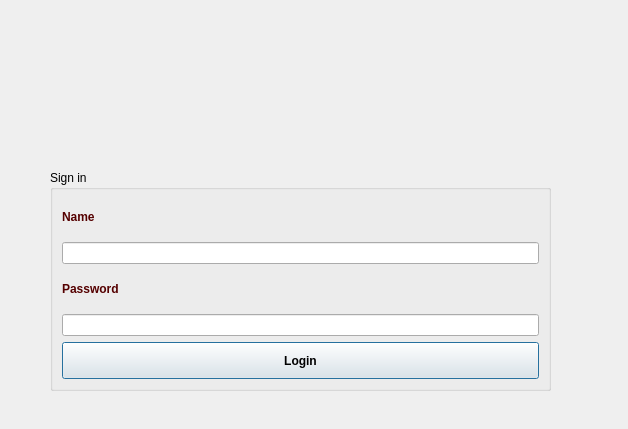
<?xml version="1.0" encoding="UTF-8"?>
<ui version="4.0">
 <class>Admin</class>
 <widget class="QDialog" name="Admin">
  <property name="geometry">
   <rect>
    <x>0</x>
    <y>0</y>
    <width>628</width>
    <height>429</height>
   </rect>
  </property>
  <property name="windowTitle">
   <string>Dialog</string>
  </property>
  <widget class="QGroupBox" name="groupBox">
   <property name="geometry">
    <rect>
     <x>50</x>
     <y>170</y>
     <width>501</width>
     <height>221</height>
    </rect>
   </property>
   <property name="title">
    <string>Sign in</string>
   </property>
   <layout class="QVBoxLayout" name="verticalLayout">
    <item>
     <widget class="QLabel" name="label">
      <property name="font">
       <font>
        <pointsize>9</pointsize>
        <weight>75</weight>
        <bold>true</bold>
       </font>
      </property>
      <property name="text">
       <string>&lt;html&gt;&lt;head/&gt;&lt;body&gt;&lt;p&gt;&lt;span style=&quot; color:#550000;&quot;&gt;Name&lt;/span&gt;&lt;/p&gt;&lt;/body&gt;&lt;/html&gt;</string>
      </property>
     </widget>
    </item>
    <item>
     <widget class="QLineEdit" name="lineEdit_name"/>
    </item>
    <item>
     <widget class="QLabel" name="label_2">
      <property name="font">
       <font>
        <pointsize>9</pointsize>
        <weight>75</weight>
        <bold>true</bold>
       </font>
      </property>
      <property name="text">
       <string>&lt;html&gt;&lt;head/&gt;&lt;body&gt;&lt;p&gt;&lt;span style=&quot; color:#550000;&quot;&gt;Password&lt;/span&gt;&lt;/p&gt;&lt;/body&gt;&lt;/html&gt;</string>
      </property>
     </widget>
    </item>
    <item>
     <widget class="QLineEdit" name="lineEdit_password">
      <property name="echoMode">
       <enum>QLineEdit::Password</enum>
      </property>
     </widget>
    </item>
    <item>
     <widget class="QPushButton" name="pushButton_login">
      <property name="sizePolicy">
       <sizepolicy hsizetype="Minimum" vsizetype="Preferred">
        <horstretch>0</horstretch>
        <verstretch>0</verstretch>
       </sizepolicy>
      </property>
      <property name="font">
       <font>
        <pointsize>9</pointsize>
        <weight>75</weight>
        <bold>true</bold>
       </font>
      </property>
      <property name="text">
       <string>Login</string>
      </property>
     </widget>
    </item>
   </layout>
  </widget>
  <widget class="QLabel" name="label_adminlogin">
   <property name="geometry">
    <rect>
     <x>130</x>
     <y>30</y>
     <width>321</width>
     <height>121</height>
    </rect>
   </property>
   <property name="text">
    <string/>
   </property>
  </widget>
  <widget class="QWidget" name="formLayoutWidget">
   <property name="geometry">
    <rect>
     <x>50</x>
     <y>0</y>
     <width>160</width>
     <height>80</height>
    </rect>
   </property>
   <layout class="QFormLayout" name="formLayout"/>
  </widget>
 </widget>
 <resources/>
 <connections/>
</ui>
